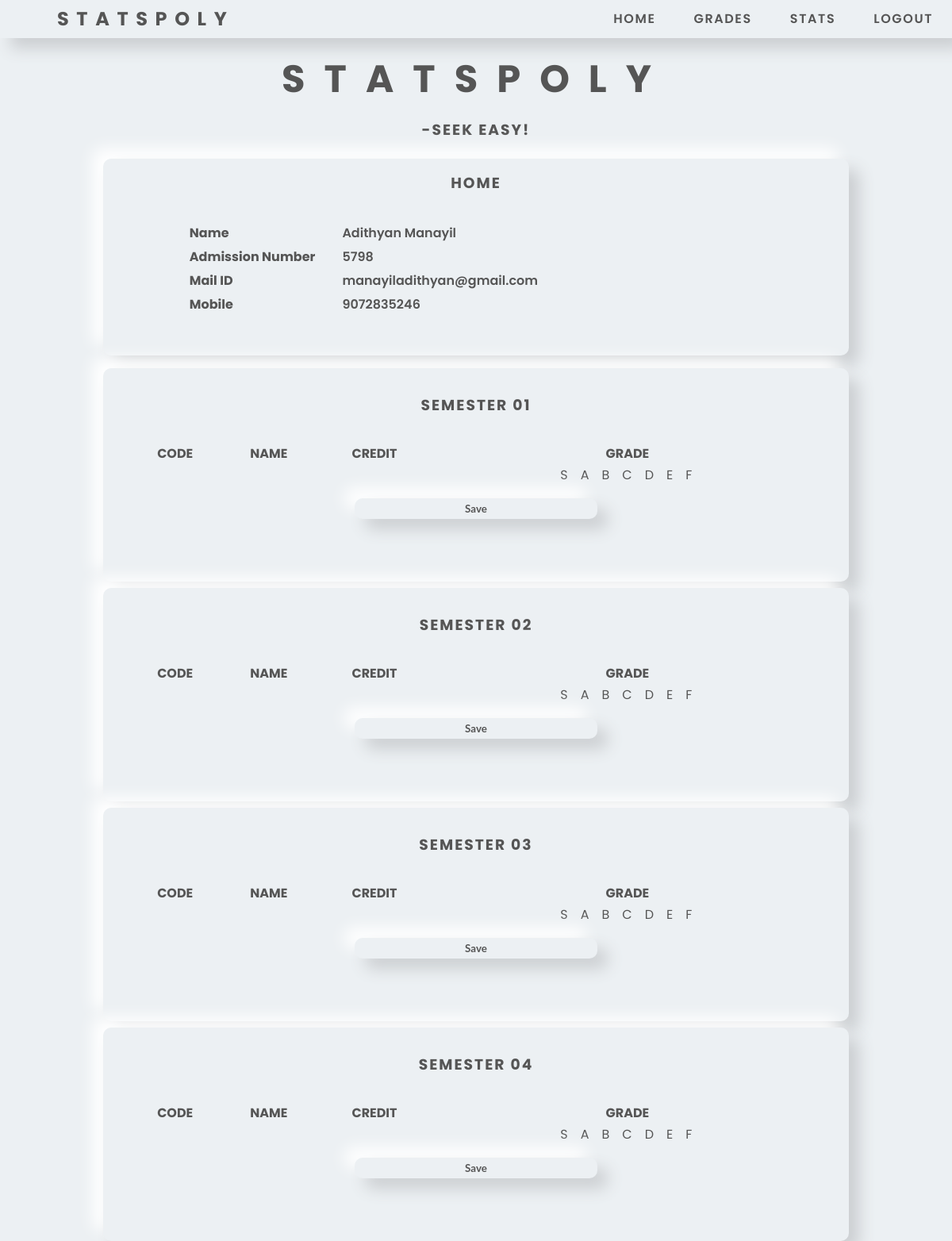
/student.php (signed in), run on the app's committed database.
### tables this page shows
CREATE TABLE `registration` (
  `admn` smallint(4) NOT NULL,
  `name` varchar(80) NOT NULL,
  `mobile` varchar(10) NOT NULL,
  `mail` varchar(100) NOT NULL,
  `password` varchar(8) NOT NULL,
  `type` tinyint(1) NOT NULL,
  `sem` tinyint(1) NOT NULL,
  `tid` smallint(4) NOT NULL
);

### student.php (the view, shortened to what this page needs)
<?php
$hostname = "localhost";
$username = "id20504209_localhost";
$password = "@D}!g]uExvDWiJ7Z";
$database = "id20504209_statspoly";
$conn = new mysqli($hostname, $username, $password, $database);
?>
<!DOCTYPE html>
<html lang="en" dir="ltr">
	<head>
		<link rel="stylesheet" href="statspoly.css">
	</head>
	<body>
		<div class="navbar">
			<div><a href="#">STATSPOLY</a></div>
			<div><a href="index.php">LOGOUT</a></div>
			<div><a href="#stats">STATS</a></div>
			<div><a href="#grades">GRADES</a></div>
			<div><a href="#profile">HOME</a></div>
		</div>
		<div class="container">
			<h3 style="font-size: 3em; letter-spacing: 0.5em;">STATSPOLY</h3>
			<h3 style="line-height: 3em;" id="profile">-SEEK EASY!</h3>
			<div class="row" id="profile">
				<div class="card-03">
					<h3>HOME</h3>
					<div class="profile">
						<?php
						$sql="SELECT * FROM registration WHERE admn=".$_SESSION['user_admn'];
						$result = $conn->query($sql);
						$row = $result->fetch_assoc();
						echo "<table>";
						if ($result->num_rows>0){
							echo "<tr>";
							echo "<th>Name</th>";
							echo "<td>".$row['name']."</td>";
							echo "</tr>";
							echo "<tr>";
							echo "<th>Admission Number</th>";
							echo "<td>".$row['admn']."</td>";
							echo "</tr>";
							echo "<tr>";
							echo "<th>Mail ID</th>";
							echo "<td>".$row['mail']."</td>";
							echo "</tr>";
							echo "<tr>";
							echo "<th id='grades'>Mobile</th>";
							echo "<td>".$row['mobile']."</td>";
							echo "</tr>";
						}
						echo "</table>";
						?>
					</div>
				</div>
			</div>
			<?php
			$max_query = "SELECT MAX(sem) AS max_value FROM subjects";
			$result = $conn->query($max_query);
			$row = $result->fetch_assoc();
			$max_value = $row['max_value'];
			for($i=1; $i<=$max_value; $i++){
				echo"<div class='card-03' style='padding: 2em;'>";
				echo"<h3>SEMESTER 0$i</h3>";
				echo"<form method=POST style='margin: 2em auto;'>";
				echo"<table style='width: 100%; margin: 0 auto; border=0;'>";
				echo"<tr><th>CODE</th><th>NAME</th><th>CREDIT</th><th colspan='7'>GRADE</th></tr>";
				echo"<tr><td></td><td></td><td></td><td style='letter-spacing: 1em; padding-left: 0.8em;'>SABCDEF</td>";
				echo "</table>";
				echo "<input type='submit' class='btn-ppt' name='sem$i' value='Save'>";
				echo "</form>";
				echo"</div>";
			}
			?>
		</div>
	</body>
</html>

### statspoly.css (style rules this page uses)
* { margin: 0; padding: 0; outline: none; border: none; color: #555; background-color: #ecf0f3; text-decoration: none; box-sizing: border-box; font-family: "Poppins", sans-serif; }
body { margin: 0; padding: 0; height: 100vh; background-color: #ecf0f3; }
.navbar { overflow: hidden; top: 0; left: 0; height: 3em; line-height: 3em; width: 100%; position: fixed; z-index: 9999; box-shadow: 13px 13px 20px #cbced1, -13px -13px 20px #fff; }
.navbar div { float: right; font-weight: 600; letter-spacing: 0.1em; padding: 0 1.5em; }
.navbar div:first-child { float: left; font-weight: bolder; letter-spacing: 0.4em; font-size: 1.5em; padding-left: 3em; }
.container { margin: 20px; margin-top: 4em; }
.row { width: 100%; display: flex; justify-content: center; flex-wrap: wrap; }
.card-03 { position: relative; flex: 1; text-align: center; max-width: 940px; height: auto; margin: 0.5em auto; padding: 1em; border-radius: 10px; background-color: #ecf0f3; box-shadow: 13px 13px 20px #cbced1, -13px -13px 20px #fff; }
.btn-ppt { width: 35%; outline: none; border: none; cursor: pointer; border-radius: 10px; padding: 5px 20px; margin: 15px auto; text-align: center; font-weight: 700; font-family: "Lato", sans-serif; color: #555; background-color: #ecf0f3; box-shadow: 13px 13px 20px #cbced1, -13px -13px 20px #fff; }
h3 { letter-spacing: 2px; text-align: center; }
.profile { width: 80%; margin: 2em auto; }
.profile table { text-align: left; }
.profile table tr td { padding: 0.1em 0 0.1em 2em; font-size: 1em; font-weight: 600; }

### data on the page
registration: name "Adithyan Manayil", admn "5798", mail "manayiladithyan@gmail.com", mobile "9072835246"
